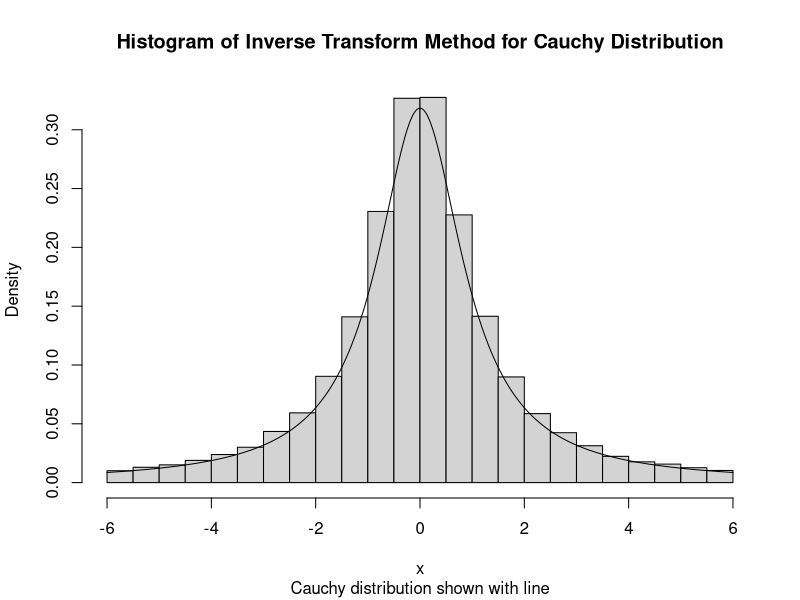

Write the R code that produced this figure.
# 2) c)
unif <- c(runif(100000, 0, 1))
fInv <- tan(pi * unif - (pi/2))
truInd <- which(abs(fInv) < 6)



hist(fInv[truInd], freq = FALSE, breaks = 31, 
     main = "Histogram of Inverse Transform Method for Cauchy Distribution"
     , xlab = "x", sub = "Cauchy distribution shown with line")

xCau <- seq(-6, 6, 0.001)
yCau <- 1/(pi*(1 + xCau^2))
lines(xCau, yCau, type = "l")


# e)
unif <- c(runif(100000, 0, 1))
intVal <- mean(2/(pi*(1+(2*unif+5)^2)))
intVal